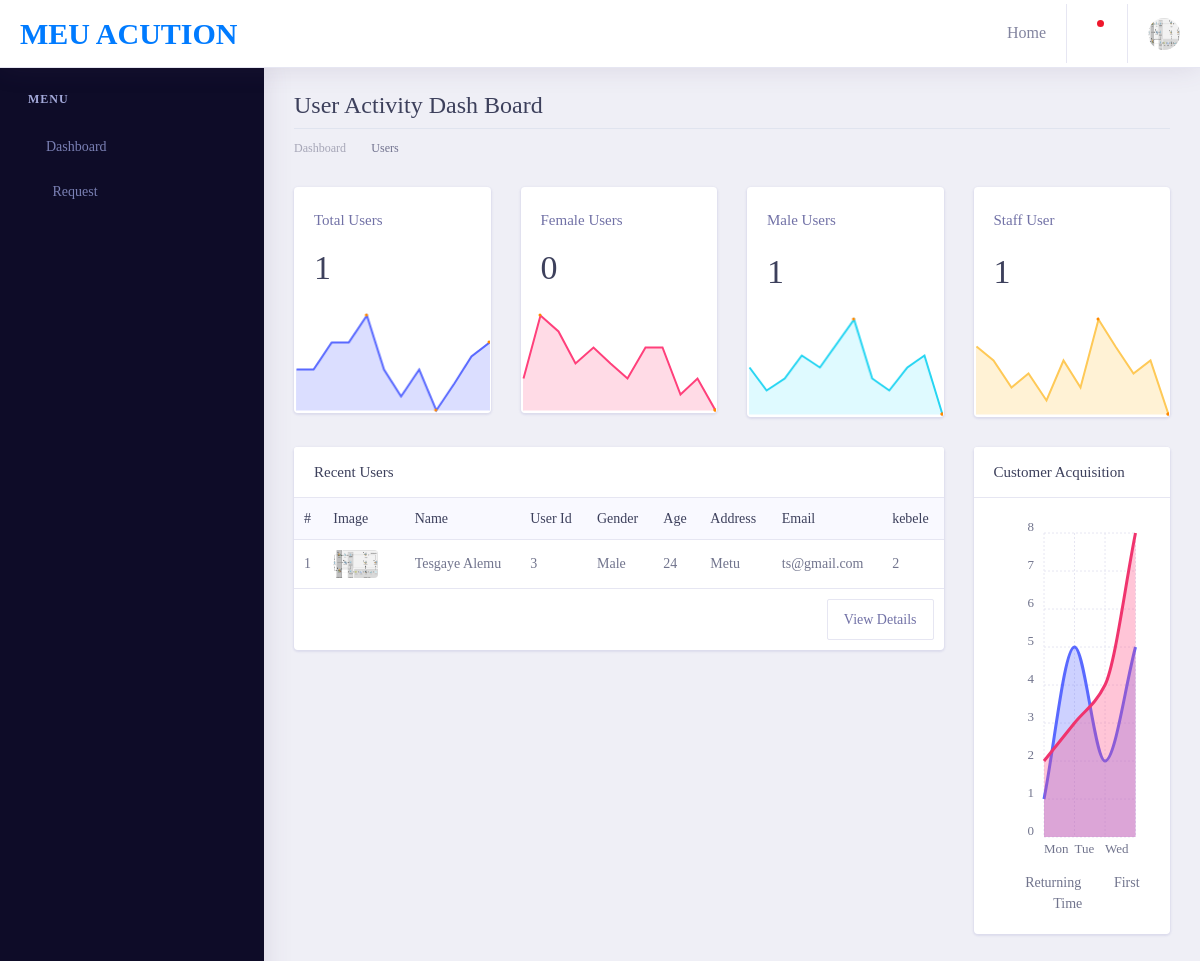
The page /BS/index.php (signed in, upper part) on the database as committed earlier.
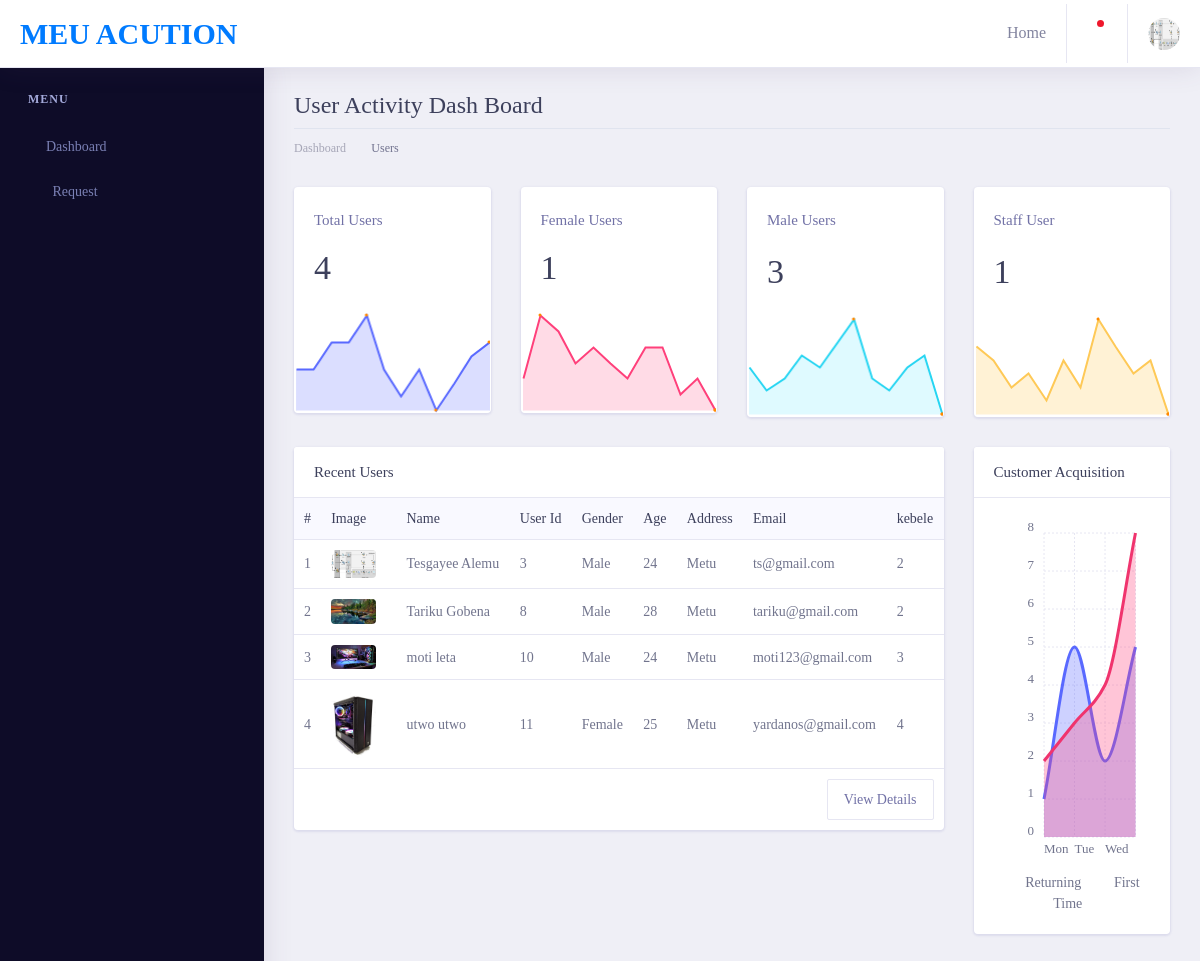
The same page on the database as committed later.
### tables this page shows
CREATE TABLE `users` (
  `id` int(255) NOT NULL,
  `fname` text DEFAULT NULL,
  `lname` text DEFAULT NULL,
  `username` text DEFAULT NULL,
  `email` text DEFAULT NULL,
  `phone` text DEFAULT NULL,
  `image` text DEFAULT NULL,
  `gender` text DEFAULT NULL,
  `age` text DEFAULT NULL,
  `city` text DEFAULT NULL,
  `kebele` text DEFAULT NULL,
  `role` text DEFAULT NULL,
  `password` text DEFAULT NULL,
  `reg_date` timestamp(5) NOT NULL DEFAULT current_timestamp(5) ON UPDATE current_timestamp(5)
);

### BS/index.php (the view, shortened to what this page needs)
<?php
    include "include/header.php";
?>
<body>
    <div class="dashboard-main-wrapper">
        <?php include "include/top_nav.php"; ?>
        <div class="nav-left-sidebar sidebar-dark">
            <div class="menu-list">
                <?php include "include/left_nav.php"; ?>
            </div>
        </div>
        <div class="dashboard-wrapper">
            <div class="dashboard-ecommerce">
                <div class="container-fluid dashboard-content ">
                    <div class="row">
                        <div class="col-xl-12 col-lg-12 col-md-12 col-sm-12 col-12">
                            <div class="page-header">
                                <h2 class="pageheader-title">User Activity Dash Board </h2>
                                <div class="page-breadcrumb">
                                    <nav aria-label="breadcrumb">
                                        <ol class="breadcrumb">
                                            <li class="breadcrumb-item"><a href="#"
                                                    class="breadcrumb-link">Dashboard</a></li>
                                            <li class="breadcrumb-item active" aria-current="page">Users</li>
                                        </ol>
                                    </nav>
                                </div>
                            </div>
                        </div>
                    </div>
                    <div class="ecommerce-widget">
                        <div class="row">
                            <div class="col-xl-3 col-lg-6 col-md-6 col-sm-12 col-12">
                                <div class="card">
                                    <div class="card-body">
                                        <h5 class="text-muted">Total Users</h5>
                                        <div class="metric-value d-inline-block">
                                            <h1 class="mb-1"><?php
                                                $query="select * from users";
                                                $query_exe=mysqli_query($connection,$query);
                                                $count_user=mysqli_num_rows($query_exe);
                                                echo $count_user;
                                            ?></h1>
                                        </div>
                                    </div>
                                    <div id="sparkline-revenue"></div>
                                </div>
                            </div>
                            <div class="col-xl-3 col-lg-6 col-md-6 col-sm-12 col-12">
                                <div class="card">
                                    <div class="card-body">
                                        <h5 class="text-muted">Female Users</h5>
                                        <div class="metric-value d-inline-block">
                                            <h1 class="mb-1"><?php
                                                $query="select * from users where gender='female' ";
                                                $query_exe=mysqli_query($connection,$query);
                                                $count_user=mysqli_num_rows($query_exe);
                                                echo $count_user;
                                            ?></h1>
                                        </div>
                                    </div>
                                    <div id="sparkline-revenue2"></div>
                                </div>
                            </div>
                            <div class="col-xl-3 col-lg-6 col-md-6 col-sm-12 col-12">
                                <div class="card">
                                    <div class="card-body">
                                        <h5 class="text-muted">Male Users</h5>
                                        <div class="metric-value d-inline-block">
                                            <h1 class="mb-1">
                                                <h1 class="mb-1"><?php
                                                $query="select * from users where gender='male' ";
                                                $query_exe=mysqli_query($connection,$query);
                                                $count_user=mysqli_num_rows($query_exe);
                                                echo $count_user;
                                            ?></h1>
                                            </h1>
                                        </div>
                                    </div>
                                    <div id="sparkline-revenue3"></div>
                                </div>
                            </div>
                            <div class="col-xl-3 col-lg-6 col-md-6 col-sm-12 col-12">
                                <div class="card">
                                    <div class="card-body">
                                        <h5 class="text-muted">Staff User</h5>
                                        <div class="metric-value d-inline-block">
                                            <h1 class="mb-1">
                                                <h1 class="mb-1"><?php
                                                $query="select * from users where role='Admin' ";
                                                $query_exe=mysqli_query($connection,$query);
                                                $count_user=mysqli_num_rows($query_exe);
                                                echo $count_user;
                                            ?></h1>
                                            </h1>
                                        </div>
                                    </div>
                                    <div id="sparkline-revenue4"></div>
                                </div>
                            </div>
                        </div>
                        <div class="row">
                            <div class="col-xl-9 col-lg-12 col-md-6 col-sm-12 col-12">
                                <div class="card">
                                    <h5 class="card-header">Recent Users</h5>
                                    <div class="card-body p-0">
                                        <div class="table-responsive">
                                            <table class="table">
                                                <thead class="bg-light">
                                                    <tr class="border-0">
                                                        <th class="border-0">#</th>
                                                        <th class="border-0">Image</th>
                                                        <th class="border-0">Name</th>
                                                        <th class="border-0">User Id</th>
                                                        <th class="border-0">Gender</th>
                                                        <th class="border-0">Age</th>
                                                        <th class="border-0">Address</th>
                                                        <th class="border-0">Email</th>
                                                        <th class="border-0">kebele</th>
                                                    </tr>
                                                </thead>
                                                <tbody>
                                                    <?php
    $query="select * from users";
    $num=0;
    $query_exe=mysqli_query($connection,$query);
    while($row=mysqli_fetch_assoc($query_exe)){
        $image=$row['image'];
        $fname=$row['fname'];
        $lname=$row['lname'];
        $id=$row['id'];
        $gender=$row['gender'];
        $age=$row['age'];
        $city=$row['city'];
        $email=$row['email'];
        $kebele=$row['kebele'];
        $num++;
        $pinkey="auctionmeu";
        $encrypted_email=openssl_decrypt($email,"AES-128-ECB",$pinkey);
        ?>
                                                    <tr>
                                                        <td><?php echo $num;?></td>
                                                        <td>
                                                            <div class="m-r-10"><img
                                                                    src="../img/user/<?php echo $image;?>" alt="user"
                                                                    class="rounded" width="45"></div>
                                                        </td>
                                                        <td><?php echo $fname." ".$lname;?></td>
                                                        <td><?php echo $id;?> </td>
                                                        <td><?php echo $gender;?> </td>
                                                        <td><?php echo $age;?></td>
                                                        <td><?php echo $city;?></td>
                                                        <td><?php echo $encrypted_email;?></td>
                                                        <td><?php echo $kebele;?></td>
                                                    </tr>
                                                    <?php
    }
?>
                                                    <tr>
                                                        <td colspan="9"><a href="#"
                                                                class="btn btn-outline-light float-right">View
                                                                Details</a></td>
                                                    </tr>
                                                </tbody>
                                            </table>
                                        </div>
                                    </div>
                                </div>
                            </div>
                            <div class="col-xl-3 col-lg-6 col-md-6 col-sm-12 col-12">
                                <div class="card">
                                    <h5 class="card-header">Customer Acquisition</h5>
                                    <div class="card-body">
                                        <div class="ct-chart ct-golden-section" style="height: 354px;"></div>
                                        <div class="text-center">
                                            <span class="legend-item mr-2">
                                                <span class="fa-xs text-primary mr-1 legend-tile"><i
                                                        class="fa fa-fw fa-square-full"></i></span>
                                                <span class="legend-text">Returning</span>
                                            </span>
                                            <span class="legend-item mr-2">
                                                <span class="fa-xs text-secondary mr-1 legend-tile"><i
                                                        class="fa fa-fw fa-square-full"></i></span>
                                                <span class="legend-text">First Time</span>
                                            </span>
                                        </div>
                                    </div>
                                </div>
                            </div>
                        </div>
                    </div>
                </div>
            </div>
            <?php
                include "include/footer.php";
            ?>

### BS/include/header.php (shortened to what this page needs)
<!doctype html>
<html lang="en">
<head>
    <link rel="stylesheet" href="../Content/work/assets/vendor/bootstrap/css/bootstrap.min.css">
    <link href="../Content/work/assets/vendor/fonts/circular-std/style.css" rel="stylesheet">
    <link rel="stylesheet" href="../Content/work/assets/libs/css/style.css">
    <link rel="stylesheet" href="../Content/work/assets/vendor/fonts/fontawesome/css/fontawesome-all.css">
    <link rel="stylesheet" href="../Content/work/assets/vendor/charts/chartist-bundle/chartist.css">
    <link rel="stylesheet" href="../Content/work/assets/vendor/charts/morris-bundle/morris.css">
    <link rel="stylesheet"
        href="../Content/work/assets/vendor/fonts/material-design-iconic-font/css/materialdesignicons.min.css">
    <link rel="stylesheet" href="../Content/work/assets/vendor/charts/c3charts/c3.css">
    <link rel="stylesheet" href="../Content/work/assets/vendor/fonts/flag-icon-css/flag-icon.min.css">
    <link rel="stylesheet" type="text/css"
        href="../Content/work/assets/vendor/datatables/css/dataTables.bootstrap4.css">
    <link rel="stylesheet" type="text/css" href="../Content/work/assets/vendor/datatables/css/buttons.bootstrap4.css">
    <link rel="stylesheet" type="text/css" href="../Content/work/assets/vendor/datatables/css/select.bootstrap4.css">
    <link rel="stylesheet" type="text/css"
        href="../Content/work/assets/vendor/datatables/css/fixedHeader.bootstrap4.css">
</head>

### BS/include/top_nav.php (shortened to what this page needs)
<div class="dashboard-header">
    <nav class="navbar navbar-expand-lg bg-white fixed-top">
        <a class="navbar-brand" href="index.php">MeU Acution</a>
        <div class="collapse navbar-collapse " id="navbarSupportedContent">
            <ul class="navbar-nav ml-auto navbar-right-top">
                <li class="nav-item dropdown nav-user">
                    <a class="nav-link nav-user-img" href="../index.php" id="navbarDropdownMenuLink2"
                        data-toggle="dropdown" aria-haspopup="true" aria-expanded="false">Home</a>
                </li>
                <li class="nav-item dropdown notification">
                    <a class="nav-link nav-icons" href="#" id="navbarDropdownMenuLink1" data-toggle="dropdown"
                        aria-haspopup="true" aria-expanded="false"><i class="fas fa-fw fa-bell"></i> <span
                            class="indicator"></span></a>
                </li>
                <li class="nav-item dropdown nav-user">
                    <a class="nav-link nav-user-img" href="#" id="navbarDropdownMenuLink2" data-toggle="dropdown"
                        aria-haspopup="true" aria-expanded="false"><img
                            src="../img/user/<?php echo $_SESSION['image']; ?>" alt=""
                            class="user-avatar-md rounded-circle"></a>
                </li>
            </ul>
        </div>
    </nav>
</div>

### BS/include/left_nav.php (shortened to what this page needs)
<nav class="navbar navbar-expand-lg navbar-light">
    <div class="collapse navbar-collapse" id="navbarNav">
        <ul class="navbar-nav flex-column">
            <li class="nav-divider">
                Menu
            </li>
            <li class="nav-item">
                <a class="nav-link" href="index.php"><i class="fa fa-tachometer-alt"></i>Dashboard</a>
            </li>
            <li class="nav-item">
                <a class="nav-link" href="request.php"><i class="fa fa-fw fa-forward"></i>Request</a>
            </li>
        </ul>
    </div>
</nav>

### BS/include/footer.php (shortened to what this page needs)
</div>
</div>
</body>
</html>

Rows that differ between the two databases and show on the page:
changed users "Alemu": fname "Tesgaye" → "Tesgayee"
added users: image (picture), fname "Tariku", lname "Gobena", id "8", gender "Male", age "28", city "Metu", email "tariku@gmail.com", kebele "2"
added users: image (picture), fname "moti", lname "leta", id "10", gender "Male", age "24", city "Metu", email "moti123@gmail.com", kebele "3"
added users: image (picture), fname "utwo", lname "utwo", id "11", gender "Female", age "25", city "Metu", email "yardanos@gmail.com", kebele "4"
Other text that changed with them:
$count_user: "1" → "4"
$count_user: "0" → "1"
$count_user: "1" → "3"
